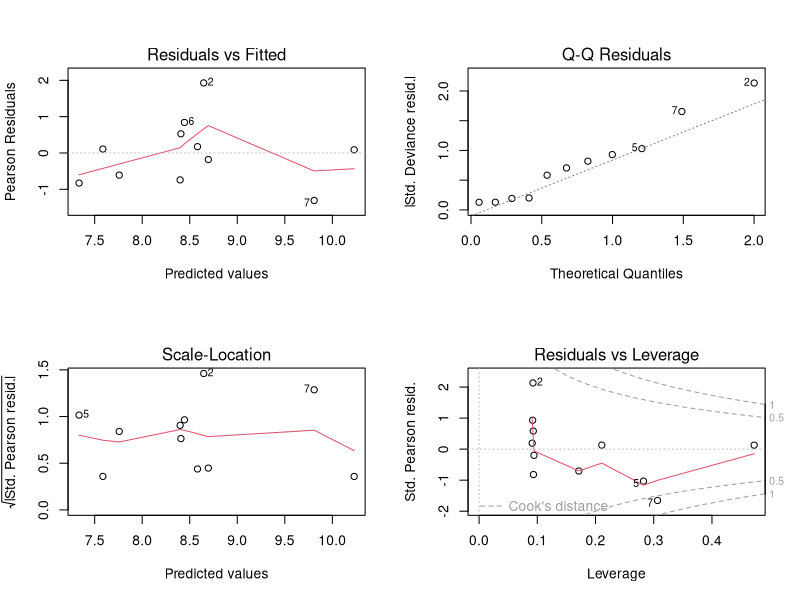
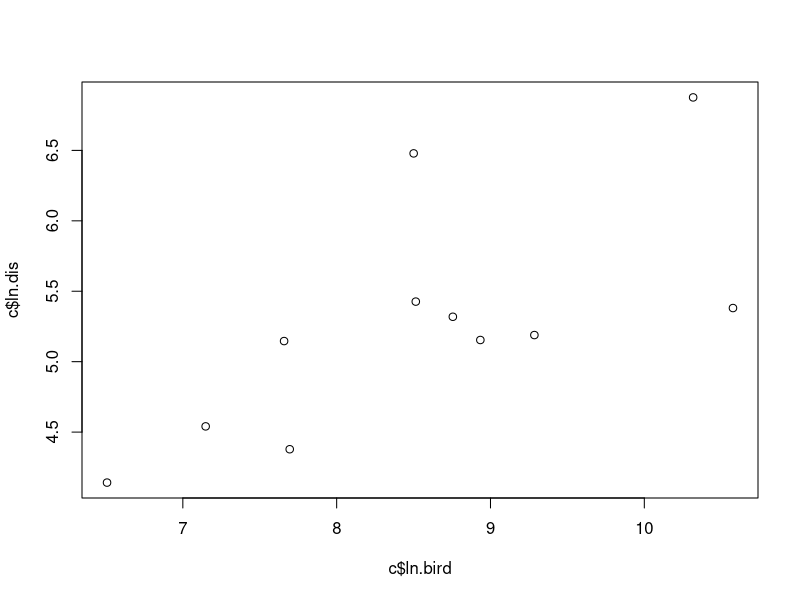

Recreate these plots in R, in order. (Note: this script raises an error after producing the figures.)
## ---- chunk 1
knitr::opts_chunk$set(echo = TRUE)
knitr::opts_knit$set(root.dir = 'C:/Users/danal/OneDrive - UNSW/Desktop/Honours_UNSW/Assessment/cumbung_assessment')
## ---- chunk 2
library(tidyverse)
library(readxl)
library(viridis)
library(ggeffects)

c <- read_excel("raw/waterbird_trends.xlsx", "cumbung") %>% 
  mutate(ln.dis = log(Discharge),
         ln.bird = log(Waterbirds))
b <- read_excel("raw/waterbird_trends.xlsx", "booligal") %>% 
  mutate(ln.dis = log(Discharge),
         ln.bird = log(Waterbirds))
g <- read_excel("raw/waterbird_trends.xlsx", "gwydir") %>% 
  mutate(ln.dis = log(Discharge),
         ln.bird = log(Waterbirds))
m <- read_excel("raw/waterbird_trends.xlsx", "macquarie") %>% 
  mutate(ln.dis = log(Discharge),
         ln.bird = log(Waterbirds))
r <- read_excel("raw/waterbird_trends.xlsx", "riverland") %>% 
  mutate(ln.dis = log(Discharge),
         ln.bird = log(Waterbirds))
y <- read_excel("raw/waterbird_trends.xlsx", "yantabulla") %>% 
  mutate(ln.dis = log(Discharge),
         ln.bird = log(Waterbirds))
p <- read_excel("raw/waterbird_trends.xlsx", "paroo") %>% 
  mutate(ln.dis = log(Discharge),
         ln.bird = log(Waterbirds))
h <- read_excel("raw/waterbird_trends.xlsx", "hattah") %>% 
  mutate(ln.dis = log(Discharge),
         ln.bird = log(Waterbirds))
l <- read_excel("raw/waterbird_trends.xlsx", "lowbidgee") %>% 
  mutate(ln.dis = log(Discharge),
         ln.bird = log(Waterbirds))
## ---- chunk 3
# generalised linear model
M1 <- glm(ln.bird ~ ln.dis, data=c)
summary(M1)
# p = 0.0179

# check assumptions
par(mfrow = c(2, 2))
plot(M1) # top left equal variances, top right normality 
par(mfrow = c(1, 1))
plot(c$ln.bird, c$ln.dis) # linear relationship
# assumptions ok

# predict
ggemmeans.Inun <- ggemmeans(M1, terms = c("ln.dis[all]"))

plot(ggemmeans.Inun, facet = TRUE, colors = "hero", ci = T, add.data = TRUE, jitter = 0, show.y.title = T, show.title = FALSE) + labs(x="Discharge",y="Waterbirds",title="")
## ---- chunk 4
# generalised linear model
M1 <- glm(ln.bird ~ ln.dis, data=b)
summary(M1)

# check assumptions
par(mfrow = c(2, 2))
plot(M1) # top left equal variances, top right normality 
par(mfrow = c(1, 1))
plot(b$ln.bird, b$ln.dis) # linear relationship
# assumptions ok, one outlier (2010 = 389000 waterbirds)

# predict
ggemmeans.Inun <- ggemmeans(M1, terms = c("ln.dis[all]"))

plot(ggemmeans.Inun, facet = TRUE, colors = "hero", ci = T, add.data = TRUE, jitter = 0, show.y.title = T, show.title = FALSE) + labs(x="Discharge",y="Waterbirds",title="")
## ---- chunk 5
# generalised linear model
M1 <- glm(ln.bird ~ ln.dis, data=g)
summary(M1)

# check assumptions
par(mfrow = c(2, 2))
plot(M1) # top left equal variances, top right normality 
par(mfrow = c(1, 1))
plot(g$ln.bird, g$ln.dis) # linear relationship

# predict
ggemmeans.Inun <- ggemmeans(M1, terms = c("ln.dis[all]"))

plot(ggemmeans.Inun, facet = TRUE, colors = "hero", ci = T, add.data = TRUE, jitter = 0, show.y.title = T, show.title = FALSE) + labs(x="Discharge",y="Waterbirds",title="")
## ---- chunk 6
# generalised linear model
M1 <- glm(ln.bird ~ ln.dis, data=h)
summary(M1)

# check assumptions
par(mfrow = c(2, 2))
plot(M1) # top left equal variances, top right normality 
par(mfrow = c(1, 1))
plot(h$ln.bird, h$ln.dis) # linear relationship

# predict
ggemmeans.Inun <- ggemmeans(M1, terms = c("ln.dis[all]"))

plot(ggemmeans.Inun, facet = TRUE, colors = "hero", ci = T, add.data = TRUE, jitter = 0, show.y.title = T, show.title = FALSE) + labs(x="Discharge",y="Waterbirds",title="")
## ---- chunk 7
# generalised linear model
M1 <- glm(ln.bird ~ ln.dis, data=l)
summary(M1)

# check assumptions
par(mfrow = c(2, 2))
plot(M1) # top left equal variances, top right normality 
par(mfrow = c(1, 1))
plot(l$ln.bird, l$ln.dis) # linear relationship

# predict
ggemmeans.Inun <- ggemmeans(M1, terms = c("ln.dis[all]"))

plot(ggemmeans.Inun, facet = TRUE, colors = "hero", ci = T, add.data = TRUE, jitter = 0, show.y.title = T, show.title = FALSE) + labs(x="Discharge",y="Waterbirds",title="")
## ---- chunk 8
# generalised linear model
M1 <- glm(ln.bird ~ ln.dis, data=m)
summary(M1)

# check assumptions
par(mfrow = c(2, 2))
plot(M1) # top left equal variances, top right normality 
par(mfrow = c(1, 1))
plot(m$ln.bird, m$ln.dis) # linear relationship

# predict
ggemmeans.Inun <- ggemmeans(M1, terms = c("ln.dis[all]"))

plot(ggemmeans.Inun, facet = TRUE, colors = "hero", ci = T, add.data = TRUE, jitter = 0, show.y.title = T, show.title = FALSE) + labs(x="Discharge",y="Waterbirds",title="")
## ---- chunk 9
# generalised linear model
M1 <- glm(ln.bird ~ ln.dis, data=p)
summary(M1)

# check assumptions
par(mfrow = c(2, 2))
plot(M1) # top left equal variances, top right normality 
par(mfrow = c(1, 1))
plot(p$ln.bird, p$ln.dis) # linear relationship

# predict
ggemmeans.Inun <- ggemmeans(M1, terms = c("ln.dis[all]"))

plot(ggemmeans.Inun, facet = TRUE, colors = "hero", ci = T, add.data = TRUE, jitter = 0, show.y.title = T, show.title = FALSE) + labs(x="Discharge",y="Waterbirds",title="")
## ---- chunk 10
# generalised linear model
M1 <- glm(ln.bird ~ ln.dis, data=r)
summary(M1)

# check assumptions
par(mfrow = c(2, 2))
plot(M1) # top left equal variances, top right normality 
par(mfrow = c(1, 1))
plot(r$ln.bird, r$ln.dis) # linear relationship

# predict
ggemmeans.Inun <- ggemmeans(M1, terms = c("ln.dis[all]"))

plot(ggemmeans.Inun, facet = TRUE, colors = "hero", ci = T, add.data = TRUE, jitter = 0, show.y.title = T, show.title = FALSE) + labs(x="Discharge",y="Waterbirds",title="")
## ---- chunk 11
# generalised linear model
M1 <- glm(ln.bird ~ ln.dis, data=y)
summary(M1)

# check assumptions
par(mfrow = c(2, 2))
plot(M1) # top left equal variances, top right normality 
par(mfrow = c(1, 1))
plot(y$ln.bird, y$ln.dis) # linear relationship

# predict
ggemmeans.Inun <- ggemmeans(M1, terms = c("ln.dis[all]"))

plot(ggemmeans.Inun, facet = TRUE, colors = "hero", ci = T, add.data = TRUE, jitter = 0, show.y.title = T, show.title = FALSE) + labs(x="Discharge",y="Waterbirds",title="")
